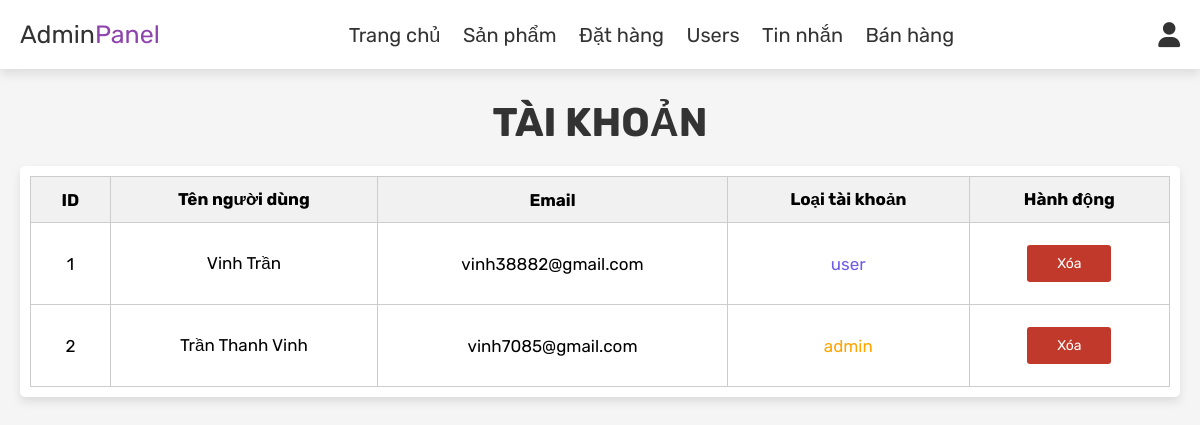
The app's page /project/admin_users.php (signed in) with its own data.
### tables this page shows
CREATE TABLE `users` (
  `id` int(100) NOT NULL,
  `name` varchar(100) NOT NULL,
  `email` varchar(100) NOT NULL,
  `password` varchar(100) NOT NULL,
  `user_type` varchar(20) NOT NULL DEFAULT 'user'
);

### project/admin_users.php (the view, shortened to what this page needs)
<?php
include 'config.php';
?>
<!DOCTYPE html>
<html lang="en">
<head>
    <link rel="stylesheet" href="https://cdnjs.cloudflare.com/ajax/libs/font-awesome/6.0.0/css/all.min.css">
    <link rel="stylesheet" href="css/admin_style.css">
</head>
<body>
    <?php include 'admin_header.php'; ?>
    <section class="users">
        <h1 class="title"> Tài khoản </h1>
        <div class="table-container">
            <table class="user-table">
                <thead>
                    <tr>
                        <th>ID</th>
                        <th>Tên người dùng</th>
                        <th>Email</th>
                        <th>Loại tài khoản</th>
                        <th>Hành động</th>
                    </tr>
                </thead>
                <tbody>
                    <?php
                        $select_users = mysqli_query($conn, "SELECT * FROM `users`") or die('query failed');
                        while($fetch_users = mysqli_fetch_assoc($select_users)){
                    ?>
                    <tr>
                        <td><?php echo $fetch_users['id']; ?></td>
                        <td><?php echo $fetch_users['name']; ?></td>
                        <td><?php echo $fetch_users['email']; ?></td>
                        <td style="color:<?php echo ($fetch_users['user_type'] == 'admin') ? 'orange' : '#6c5ce7'; ?>">
                            <?php echo $fetch_users['user_type']; ?>
                        </td>
                        <td>
                            <a href="admin_users.php?delete=<?php echo $fetch_users['id']; ?>"
                                onclick="return confirm('Bạn có chắc muốn xóa tài khoản này?');"
                                class="delete-btn">Xóa</a>
                        </td>
                    </tr>
                    <?php } ?>
                </tbody>
            </table>
        </div>
    </section>
</body>
</html>

### project/css/admin_style.css (style rules this page uses)
:root { --purple:#8e44ad; --red:#c0392b; --orange:#f39c12; --black:#333; --white:#fff; --light-color:#666; --light-white:#ccc; --light-bg:#f5f5f5; --border:.1rem solid var(--black); --box-shadow:0 .5rem 1rem rgba(0,0,0,.1); }
* { font-family: 'Rubik', sans-serif; margin:0; padding:0; box-sizing: border-box; outline: none; border:none; text-decoration: none; transition:all .2s linear; }
html { font-size: 62.5%; overflow-x: hidden; }
body { background-color: var(--light-bg); }
section { padding:3rem 2rem; }
.title { text-align: center; margin-bottom: 2rem; text-transform: uppercase; color:var(--black); font-size: 4rem; }
.btn, .option-btn, .delete-btn, .white-btn { display: inline-block; margin-top: 1rem; padding:1rem 3rem; cursor: pointer; color:var(--white); font-size: 1.8rem; border-radius: .5rem; text-transform: capitalize; }
.delete-btn { background-color: var(--red); }

### project/admin_users.php (style rules this page uses)
.table-container { overflow-x: auto; margin: 2rem auto; max-width: 1200px; padding: 1rem; background: var(--white); border-radius: .5rem; box-shadow: var(--box-shadow); }
.user-table { width: 100%; border-collapse: collapse; font-size: 1.7rem; min-width: 700px; }
.user-table thead { background: #f1f1f1; }
.user-table th, .user-table td { padding: 1.2rem 1.5rem; border: 1px solid #ccc; text-align: center; white-space: nowrap; }
.user-table td a.delete-btn { background: var(--red); color: white; border-radius: .3rem; text-decoration: none; font-size: 1.4rem; margin-bottom: 10px; }

### records on screen
users: id "1", name "Vinh Trần", email "vinh38882@gmail.com", user_type "user"
users: id "2", name "Trần Thanh Vinh", email "vinh7085@gmail.com", user_type "admin"
